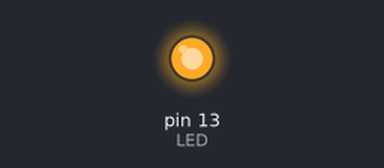
Simulated run of this sketch. Board: Arduino Uno, built with avr-gcc and run on an emulated ATmega328P. On the bench: output pins drawn as LEDs (lit = HIGH).

Above: at 0.15 s.
At 8.8 s:
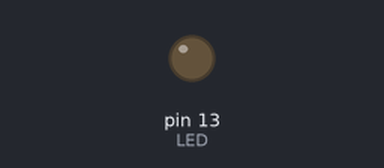
Timing chart, 0 to 12.5 s (numbered marks = the images above):
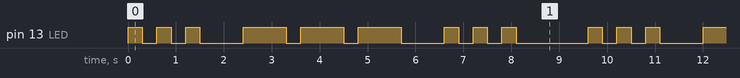

The sketch:

Blinky_SOS.ino
```cpp
int LED = 13;

int interval = 300;

void setup() {
  // put your setup code here, to run once:
  pinMode(LED, OUTPUT);
}

void loop() {
  // put your main code here, to run repeatedly:
  S();
  charBreak();
  O();
  charBreak();
  S();
  wordBreak();
}

void S() {
  digitalWrite(LED, HIGH);
  delay(interval);
  off();
  digitalWrite(LED, HIGH);
  delay(interval);
  off();
  digitalWrite(LED, HIGH);
  delay(interval);
}

void O() {
  digitalWrite(LED, HIGH);
  delay(interval * 3);
  off();
  digitalWrite(LED, HIGH);
  delay(interval * 3);
  off();
  digitalWrite(LED, HIGH);
  delay(interval * 3);
}

void off() {
  digitalWrite(LED, LOW);
  delay(interval);
}

void charBreak() {
  digitalWrite(LED, LOW);
  delay(interval * 3);
}

void wordBreak() {
  digitalWrite(LED, LOW);
  delay(interval * 5);
}
```

Measured:
- by itself, pin 13 (LED): repeats every 9.6 s: 2 × (LOW 0.30 s, HIGH 0.30 s), LOW 0.90 s, 2 × (HIGH 0.90 s, LOW 0.30 s), HIGH 0.90 s, LOW 0.90 s, 2 × (HIGH 0.30 s, LOW 0.30 s), HIGH 0.30 s, LOW 1.5 s, HIGH 0.30 s
- by itself, everything shown: repeats every 9.6 s, in 18 steps
